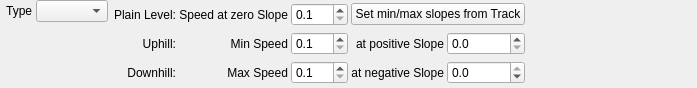
<?xml version="1.0" encoding="UTF-8"?>
<ui version="4.0">
 <class>IFilterSpeedCycle</class>
 <widget class="QWidget" name="IFilterSpeedCycle">
  <property name="geometry">
   <rect>
    <x>0</x>
    <y>0</y>
    <width>697</width>
    <height>88</height>
   </rect>
  </property>
  <property name="sizePolicy">
   <sizepolicy hsizetype="Preferred" vsizetype="Preferred">
    <horstretch>0</horstretch>
    <verstretch>0</verstretch>
   </sizepolicy>
  </property>
  <property name="minimumSize">
   <size>
    <width>0</width>
    <height>0</height>
   </size>
  </property>
  <property name="windowTitle">
   <string>Form</string>
  </property>
  <layout class="QGridLayout" name="gridLayout">
   <property name="leftMargin">
    <number>3</number>
   </property>
   <property name="topMargin">
    <number>0</number>
   </property>
   <property name="rightMargin">
    <number>0</number>
   </property>
   <property name="bottomMargin">
    <number>0</number>
   </property>
   <property name="spacing">
    <number>3</number>
   </property>
   <item row="0" column="0">
    <layout class="QHBoxLayout" name="horizontalLayout_3">
     <property name="spacing">
      <number>6</number>
     </property>
     <item>
      <layout class="QVBoxLayout" name="verticalLayout_8">
       <property name="spacing">
        <number>3</number>
       </property>
       <item>
        <layout class="QHBoxLayout" name="horizontalLayout_4">
         <item>
          <widget class="QLabel" name="label_3">
           <property name="text">
            <string> Type</string>
           </property>
           <property name="alignment">
            <set>Qt::AlignLeading|Qt::AlignLeft|Qt::AlignVCenter</set>
           </property>
          </widget>
         </item>
         <item>
          <widget class="QComboBox" name="comboCyclingType"/>
         </item>
        </layout>
       </item>
       <item>
        <spacer name="verticalSpacer_4">
         <property name="orientation">
          <enum>Qt::Vertical</enum>
         </property>
         <property name="sizeHint" stdset="0">
          <size>
           <width>20</width>
           <height>40</height>
          </size>
         </property>
        </spacer>
       </item>
      </layout>
     </item>
     <item>
      <widget class="QFrame" name="frameCycling">
       <property name="minimumSize">
        <size>
         <width>0</width>
         <height>86</height>
        </size>
       </property>
       <property name="frameShape">
        <enum>QFrame::NoFrame</enum>
       </property>
       <property name="frameShadow">
        <enum>QFrame::Raised</enum>
       </property>
       <property name="lineWidth">
        <number>1</number>
       </property>
       <layout class="QGridLayout" name="gridLayout_5">
        <property name="leftMargin">
         <number>0</number>
        </property>
        <property name="topMargin">
         <number>0</number>
        </property>
        <property name="rightMargin">
         <number>0</number>
        </property>
        <property name="bottomMargin">
         <number>0</number>
        </property>
        <property name="spacing">
         <number>3</number>
        </property>
        <item row="1" column="3" colspan="2">
         <widget class="QPushButton" name="pushSetMinMaxSlope">
          <property name="toolTip">
           <string>User defined positive and negative slope values will be replaced by the minimum and maximum slope values from the track.</string>
          </property>
          <property name="text">
           <string>Set min/max slopes from Track</string>
          </property>
         </widget>
        </item>
        <item row="2" column="4">
         <widget class="QDoubleSpinBox" name="spinSlopeAtMinSpeed">
          <property name="suffix">
           <string/>
          </property>
          <property name="decimals">
           <number>1</number>
          </property>
          <property name="maximum">
           <double>45.000000000000000</double>
          </property>
          <property name="singleStep">
           <double>0.100000000000000</double>
          </property>
         </widget>
        </item>
        <item row="3" column="1">
         <widget class="QLabel" name="label_6">
          <property name="text">
           <string>Max Speed</string>
          </property>
          <property name="alignment">
           <set>Qt::AlignRight|Qt::AlignTrailing|Qt::AlignVCenter</set>
          </property>
         </widget>
        </item>
        <item row="2" column="1">
         <widget class="QLabel" name="label_4">
          <property name="text">
           <string>Min Speed</string>
          </property>
          <property name="alignment">
           <set>Qt::AlignRight|Qt::AlignTrailing|Qt::AlignVCenter</set>
          </property>
         </widget>
        </item>
        <item row="3" column="4">
         <widget class="QDoubleSpinBox" name="spinSlopeAtMaxSpeed">
          <property name="suffix">
           <string/>
          </property>
          <property name="decimals">
           <number>1</number>
          </property>
          <property name="minimum">
           <double>-45.000000000000000</double>
          </property>
          <property name="maximum">
           <double>0.000000000000000</double>
          </property>
          <property name="singleStep">
           <double>0.100000000000000</double>
          </property>
         </widget>
        </item>
        <item row="1" column="0">
         <widget class="QLabel" name="label_11">
          <property name="text">
           <string>Plain Level:</string>
          </property>
          <property name="alignment">
           <set>Qt::AlignRight|Qt::AlignTrailing|Qt::AlignVCenter</set>
          </property>
         </widget>
        </item>
        <item row="2" column="0">
         <widget class="QLabel" name="label_8">
          <property name="text">
           <string>Uphill:</string>
          </property>
          <property name="alignment">
           <set>Qt::AlignRight|Qt::AlignTrailing|Qt::AlignVCenter</set>
          </property>
         </widget>
        </item>
        <item row="3" column="3">
         <widget class="QLabel" name="label_7">
          <property name="text">
           <string>at negative Slope</string>
          </property>
          <property name="alignment">
           <set>Qt::AlignRight|Qt::AlignTrailing|Qt::AlignVCenter</set>
          </property>
         </widget>
        </item>
        <item row="2" column="3">
         <widget class="QLabel" name="label_5">
          <property name="text">
           <string>at positive Slope</string>
          </property>
          <property name="alignment">
           <set>Qt::AlignRight|Qt::AlignTrailing|Qt::AlignVCenter</set>
          </property>
         </widget>
        </item>
        <item row="1" column="1">
         <widget class="QLabel" name="label_10">
          <property name="text">
           <string>Speed at zero Slope</string>
          </property>
          <property name="alignment">
           <set>Qt::AlignRight|Qt::AlignTrailing|Qt::AlignVCenter</set>
          </property>
         </widget>
        </item>
        <item row="3" column="2">
         <widget class="QDoubleSpinBox" name="spinMaxSpeed">
          <property name="suffix">
           <string/>
          </property>
          <property name="decimals">
           <number>1</number>
          </property>
          <property name="minimum">
           <double>0.100000000000000</double>
          </property>
          <property name="maximum">
           <double>100.000000000000000</double>
          </property>
          <property name="singleStep">
           <double>0.100000000000000</double>
          </property>
          <property name="value">
           <double>0.100000000000000</double>
          </property>
         </widget>
        </item>
        <item row="3" column="0">
         <widget class="QLabel" name="label_9">
          <property name="text">
           <string>Downhill:</string>
          </property>
          <property name="alignment">
           <set>Qt::AlignRight|Qt::AlignTrailing|Qt::AlignVCenter</set>
          </property>
         </widget>
        </item>
        <item row="1" column="2">
         <widget class="QDoubleSpinBox" name="spinPlainSpeed">
          <property name="suffix">
           <string/>
          </property>
          <property name="decimals">
           <number>1</number>
          </property>
          <property name="minimum">
           <double>0.100000000000000</double>
          </property>
          <property name="maximum">
           <double>100.000000000000000</double>
          </property>
          <property name="singleStep">
           <double>0.100000000000000</double>
          </property>
          <property name="value">
           <double>0.100000000000000</double>
          </property>
         </widget>
        </item>
        <item row="2" column="2">
         <widget class="QDoubleSpinBox" name="spinMinSpeed">
          <property name="suffix">
           <string/>
          </property>
          <property name="decimals">
           <number>1</number>
          </property>
          <property name="minimum">
           <double>0.100000000000000</double>
          </property>
          <property name="maximum">
           <double>100.000000000000000</double>
          </property>
          <property name="singleStep">
           <double>0.100000000000000</double>
          </property>
          <property name="value">
           <double>0.100000000000000</double>
          </property>
         </widget>
        </item>
       </layout>
      </widget>
     </item>
     <item>
      <spacer name="horizontalSpacer_5">
       <property name="orientation">
        <enum>Qt::Horizontal</enum>
       </property>
       <property name="sizeHint" stdset="0">
        <size>
         <width>40</width>
         <height>20</height>
        </size>
       </property>
      </spacer>
     </item>
    </layout>
   </item>
  </layout>
 </widget>
 <resources/>
 <connections/>
</ui>
